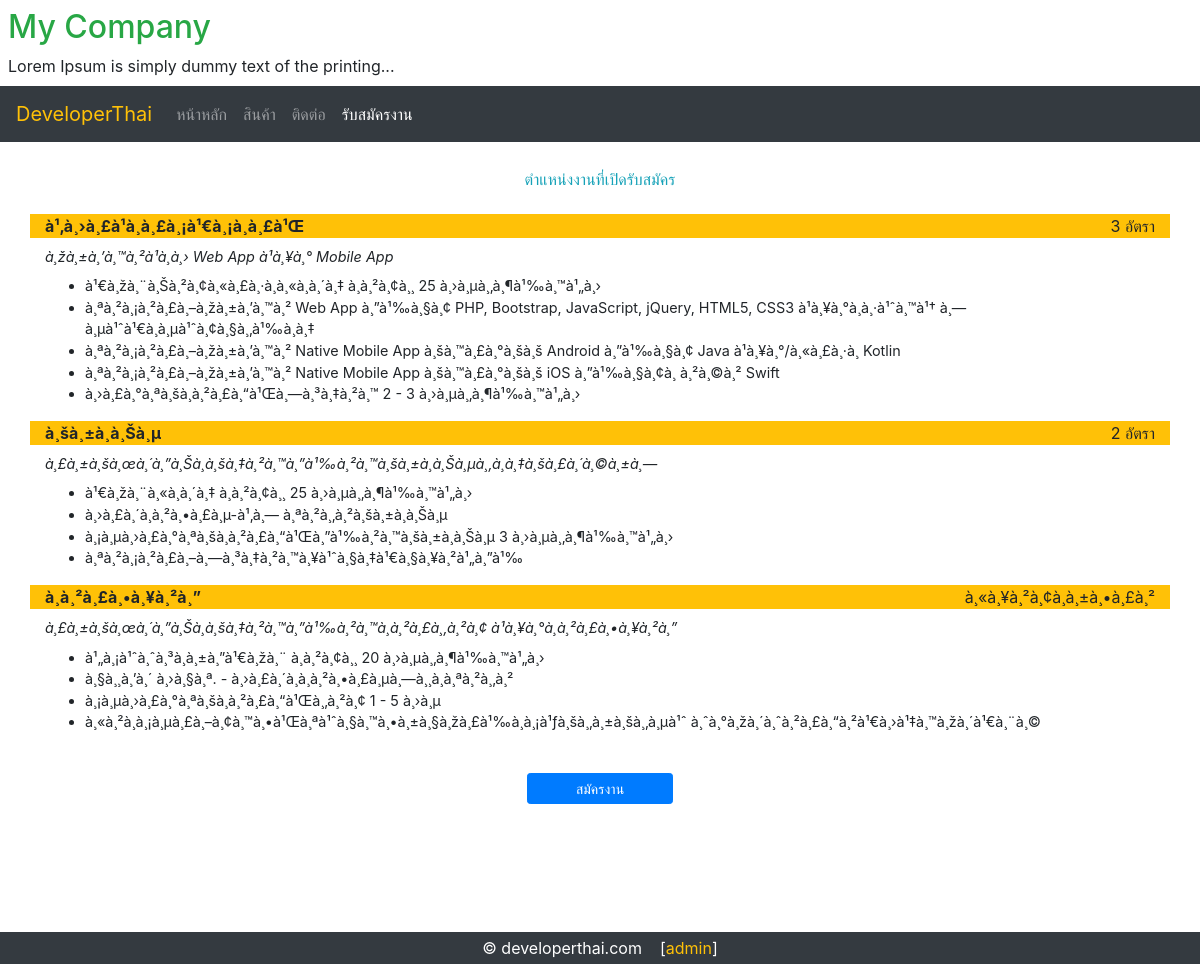
The page /ch17/jobs-and-resume/jobs.php on the database its author committed.
### tables this page shows
CREATE TABLE `jobs` (
  `id` smallint(5) UNSIGNED NOT NULL,
  `position` varchar(150) NOT NULL,
  `quantity` varchar(50) NOT NULL,
  `description` text NOT NULL,
  `qualifications` text NOT NULL,
  `date_posted` date NOT NULL
);

### ch17/jobs-and-resume/jobs.php (the view, shortened to what this page needs)
<!DOCTYPE html>
<html>
<head>
      <?php require 'head.php'; ?>
</head>
<body>
<?php require 'navbar.php'; ?>
<div class="main-container mt-1 mx-3">
<?php
$mysqli = new mysqli('localhost', 'root', '', 'pmdb_jobs_resume');
$sql = 'SELECT * FROM jobs';
$result = $mysqli->query($sql);
echo '<div class="row">';
echo '<div class="col-12">';
if ($result->num_rows == 0) {
      echo '<h6 class="my-4 text-danger text-center">ไม่มีตำแหน่งงานที่เปิดรับสมัคร</h6>';
      $mysqli->close();
      include 'footer.php';
      exit;
} else {
      echo '<h6 class="my-4 text-info text-center">ตำแหน่งงานที่เปิดรับสมัคร</h6>';
}
echo '<div class="container">';
while ($job = $result->fetch_object()) {
      $qualifications = '<ul>';
      $qs = explode(':::', $job->qualifications);
      foreach ($qs as $q) {
            $qualifications .= "<li>$q</li>";
      }
      $qualifications .= '</ul>';
      if (is_numeric($job->quantity)) {
            $job->quantity .= ' อัตรา';
      }
      echo <<<HTML
      <div class="row bg-warning">
            <div class="col-sm-8 font-weight-bold">$job->position</div>
            <div class="col-sm-4 text-sm-right">$job->quantity</div>
      </div>
      <div class="row">
            <div class="descr col my-2"><i>$job->description</i></div>
      </div>
       <div class="row">
            <div class=" qual col">$qualifications</div>
      </div>
      HTML;
}
echo '</div>';
if (!isset($_SESSION['admin'])) {
      echo <<<HTML
      <div class="mt-4  text-center">
            <a href="apply.php" class="btn btn-primary btn-sm px-5">สมัครงาน</a>
      </div>
      HTML;
}
?>
<br><br><br><br><br>
</div>
<?php require 'footer.php';  ?>
</body>
</html>

### ch17/jobs-and-resume/head.php (shortened to what this page needs)
<link href="css/bootstrap.min.css" rel="stylesheet">

### ch17/jobs-and-resume/navbar.php (shortened to what this page needs)
 <?php
 function is_active(...$file) {
      $path = $_SERVER['PHP_SELF'];
      foreach ($file as $f) {
            if (stripos($path, $f) != null) {
                  return ' active';
            }
      }
      return '';
 }
?>
<header class="p-2" style="background: url('bg-tile.jpg')">
      <h2 class="text-success">My Company</h2>
      <div>Lorem Ipsum is simply dummy text of the printing...</div>
</header>
<nav class="navbar navbar-expand-sm bg-dark navbar-dark sticky-top">
      <a href="#" class="navbar-brand text-warning">DeveloperThai</a>
       <div class="collapse navbar-collapse" id="navbarToggler">
      <ul class="navbar-nav">
            <li class="nav-item<?= is_active('/index.php') ?>">
                <a class="nav-link" href="index.php">หน้าหลัก</a></li>
            <li class="nav-item<?= is_active('/product.php') ?>">
                  <a class="nav-link" href="#">สินค้า</a></li>
            <li class="nav-item<?= is_active('/contact.php') ?>">
                  <a class="nav-link" href="#">ติดต่อ</a></li>
            <li class="nav-item<?= is_active('/jobs.php') ?>">
                <a class="nav-link" href="jobs.php">รับสมัครงาน</a></li>
      </ul>
      </div>
</nav>

### ch17/jobs-and-resume/footer.php (shortened to what this page needs)
<footer class="text-center mt-5 fixed-bottom text-white bg-dark py-1">
      &copy; developerthai.com&nbsp;&nbsp;&nbsp;
<?php
if (isset($_SESSION['admin'])) {
      echo <<<HTML
      <div class="dropup d-inline">
            <button class="btn btn-info btn-sm dropdown-toggle small" type="button" data-toggle="dropdown">admin</button>
            <div class="dropdown-menu">
                  <a class="dropdown-item" href="admin-add-jobs.php">ประกาศรับสมัครงาน</a>
                  <a class="dropdown-item" href="applicant.php">ตรวจสอบผู้สมัครงาน</a>
                  <a class="dropdown-item" href="admin-signout.php">ออกจากระบบ</a>
            </div>
      </div>
      HTML;
} else {
      echo '[<a href="admin-signin.php" class="text-warning">admin</a>]';
}
?>
</footer>

### ch17/jobs-and-resume/jobs.php (style rules this page uses)
body { margin: 0; padding-bottom: 40px; }
div.descr, div.qual { font-size: 0.90rem; }

### rows shown on the page
jobs: position "à¹‚à¸›à¸£à¹à¸à¸£à¸¡à¹€à¸¡à¸­à¸£à¹Œ", quantity "3 อัตรา", description "à¸žà¸±à¸’à¸™à¸²à¹à¸­à¸› Web App à¹à¸¥à¸° Mobile App", qualifications "à¹€à¸žà¸¨à¸Šà¸²à¸¢à¸«à¸£à¸·à¸­à¸«à¸à¸´à¸‡ à¸­à¸²à¸¢à¸¸ 25 à¸›à¸µà¸‚à¸¶à¹‰à¸™à¹„à¸›", qualifications "à¸ªà¸²à¸¡à¸²à¸£à¸–à¸žà¸±à¸’à¸™à¸² Web App à¸”à¹‰à¸§à¸¢ PHP, Bootstrap, JavaScript, jQuery, HTML5, CSS3 à¹à¸¥à¸°à¸­à¸·à¹ˆà¸™à¹† à¸—à¸µà¹ˆà¹€à¸à¸µà¹ˆà¸¢à¸§à¸‚à¹‰à¸­à¸‡", qualifications "à¸ªà¸²à¸¡à¸²à¸£à¸–à¸žà¸±à¸’à¸™à¸² Native Mobile App à¸šà¸™à¸£à¸°à¸šà¸š Android à¸”à¹‰à¸§à¸¢ Java à¹à¸¥à¸°/à¸«à¸£à¸·à¸­ Kotlin", qualifications "à¸ªà¸²à¸¡à¸²à¸£à¸–à¸žà¸±à¸’à¸™à¸² Native Mobile App à¸šà¸™à¸£à¸°à¸šà¸š iOS à¸”à¹‰à¸§à¸¢à¸ à¸²à¸©à¸² Swift", qualifications "à¸›à¸£à¸°à¸ªà¸šà¸à¸²à¸£à¸“à¹Œà¸—à¸³à¸‡à¸²à¸™ 2 - 3 à¸›à¸µà¸‚à¸¶à¹‰à¸™à¹„à¸›"
jobs: position "à¸šà¸±à¸à¸Šà¸µ", quantity "2 อัตรา", description "à¸£à¸±à¸šà¸œà¸´à¸”à¸Šà¸­à¸šà¸‡à¸²à¸™à¸”à¹‰à¸²à¸™à¸šà¸±à¸à¸Šà¸µà¸‚à¸­à¸‡à¸šà¸£à¸´à¸©à¸±à¸—", qualifications "à¹€à¸žà¸¨à¸«à¸à¸´à¸‡ à¸­à¸²à¸¢à¸¸ 25 à¸›à¸µà¸‚à¸¶à¹‰à¸™à¹„à¸›", qualifications "à¸›à¸£à¸´à¸à¸²à¸•à¸£à¸µ-à¹‚à¸— à¸ªà¸²à¸‚à¸²à¸šà¸±à¸à¸Šà¸µ", qualifications "à¸¡à¸µà¸›à¸£à¸°à¸ªà¸šà¸à¸²à¸£à¸“à¹Œà¸”à¹‰à¸²à¸™à¸šà¸±à¸à¸Šà¸µ 3 à¸›à¸µà¸‚à¸¶à¹‰à¸™à¹„à¸›", qualifications "à¸ªà¸²à¸¡à¸²à¸£à¸–à¸—à¸³à¸‡à¸²à¸™à¸¥à¹ˆà¸§à¸‡à¹€à¸§à¸¥à¸²à¹„à¸”à¹‰"
jobs: position "à¸à¸²à¸£à¸•à¸¥à¸²à¸”", quantity "à¸«à¸¥à¸²à¸¢à¸­à¸±à¸•à¸£à¸²", description "à¸£à¸±à¸šà¸œà¸´à¸”à¸Šà¸­à¸šà¸‡à¸²à¸™à¸”à¹‰à¸²à¸™à¸à¸²à¸£à¸‚à¸²à¸¢ à¹à¸¥à¸°à¸à¸²à¸£à¸•à¸¥à¸²à¸”", qualifications "à¹„à¸¡à¹ˆà¸ˆà¸³à¸à¸±à¸”à¹€à¸žà¸¨ à¸­à¸²à¸¢à¸¸ 20 à¸›à¸µà¸‚à¸¶à¹‰à¸™à¹„à¸›", qualifications "à¸§à¸¸à¸’à¸´ à¸›à¸§à¸ª. - à¸›à¸£à¸´à¸à¸à¸²à¸•à¸£à¸µà¸—à¸¸à¸à¸ªà¸²à¸‚à¸²", qualifications "à¸¡à¸µà¸›à¸£à¸°à¸ªà¸šà¸à¸²à¸£à¸“à¹Œà¸‚à¸²à¸¢ 1 - 5 à¸›à¸µ", qualifications "à¸«à¸²à¸à¸¡à¸µà¸£à¸–à¸¢à¸™à¸•à¹Œà¸ªà¹ˆà¸§à¸™à¸•à¸±à¸§à¸žà¸£à¹‰à¸­à¸¡à¹ƒà¸šà¸‚à¸±à¸šà¸‚à¸µà¹ˆ à¸ˆà¸°à¸žà¸´à¸ˆà¸²à¸£à¸“à¸²à¹€à¸›à¹‡à¸™à¸žà¸´à¹€à¸¨à¸©"
